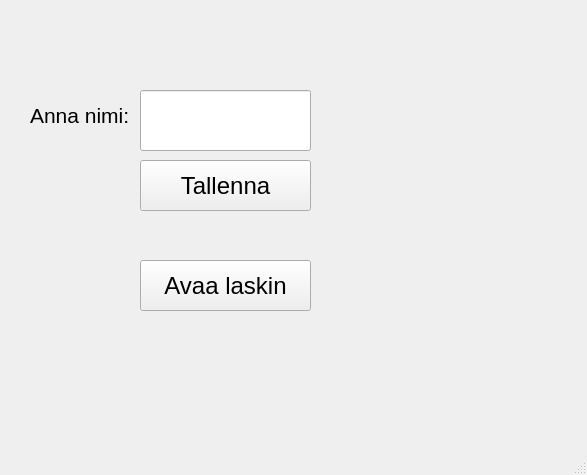
<?xml version="1.0" encoding="UTF-8"?>
<ui version="4.0">
 <class>MainWindow</class>
 <widget class="QMainWindow" name="MainWindow">
  <property name="geometry">
   <rect>
    <x>0</x>
    <y>0</y>
    <width>587</width>
    <height>475</height>
   </rect>
  </property>
  <property name="windowTitle">
   <string>MainWindow</string>
  </property>
  <widget class="QWidget" name="centralwidget">
   <widget class="QLabel" name="label">
    <property name="geometry">
     <rect>
      <x>30</x>
      <y>100</y>
      <width>111</width>
      <height>31</height>
     </rect>
    </property>
    <property name="font">
     <font>
      <pointsize>18</pointsize>
     </font>
    </property>
    <property name="text">
     <string>&lt;html&gt;&lt;head/&gt;&lt;body&gt;&lt;p&gt;&lt;span style=&quot; font-size:16pt;&quot;&gt;Anna nimi: &lt;/span&gt;&lt;/p&gt;&lt;/body&gt;&lt;/html&gt;</string>
    </property>
    <property name="scaledContents">
     <bool>false</bool>
    </property>
    <property name="wordWrap">
     <bool>false</bool>
    </property>
   </widget>
   <widget class="QLineEdit" name="fieldInputName">
    <property name="geometry">
     <rect>
      <x>140</x>
      <y>90</y>
      <width>171</width>
      <height>61</height>
     </rect>
    </property>
    <property name="font">
     <font>
      <pointsize>18</pointsize>
     </font>
    </property>
   </widget>
   <widget class="QLabel" name="labelResult">
    <property name="geometry">
     <rect>
      <x>20</x>
      <y>350</y>
      <width>721</width>
      <height>71</height>
     </rect>
    </property>
    <property name="font">
     <font>
      <pointsize>18</pointsize>
     </font>
    </property>
    <property name="text">
     <string>&lt;html&gt;&lt;head/&gt;&lt;body&gt;&lt;p&gt;&lt;br/&gt;&lt;/p&gt;&lt;/body&gt;&lt;/html&gt;</string>
    </property>
    <property name="scaledContents">
     <bool>false</bool>
    </property>
    <property name="wordWrap">
     <bool>false</bool>
    </property>
   </widget>
   <widget class="QPushButton" name="buttonSaveName">
    <property name="geometry">
     <rect>
      <x>140</x>
      <y>160</y>
      <width>171</width>
      <height>51</height>
     </rect>
    </property>
    <property name="font">
     <font>
      <pointsize>18</pointsize>
     </font>
    </property>
    <property name="text">
     <string>Tallenna</string>
    </property>
   </widget>
   <widget class="QPushButton" name="buttonOpenCalc">
    <property name="geometry">
     <rect>
      <x>140</x>
      <y>260</y>
      <width>171</width>
      <height>51</height>
     </rect>
    </property>
    <property name="font">
     <font>
      <pointsize>18</pointsize>
     </font>
    </property>
    <property name="text">
     <string>Avaa laskin</string>
    </property>
   </widget>
  </widget>
  <widget class="QMenuBar" name="menubar">
   <property name="geometry">
    <rect>
     <x>0</x>
     <y>0</y>
     <width>587</width>
     <height>22</height>
    </rect>
   </property>
  </widget>
  <widget class="QStatusBar" name="statusbar"/>
 </widget>
 <resources/>
 <connections/>
</ui>
